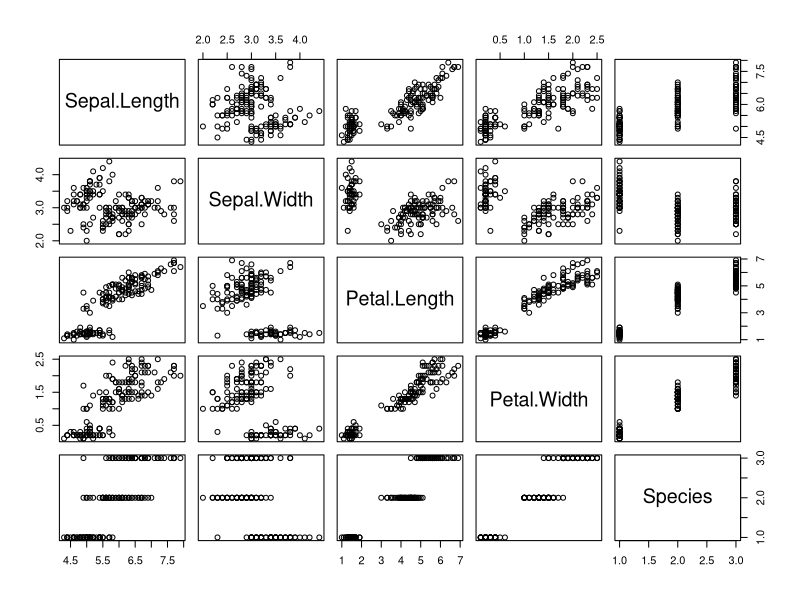
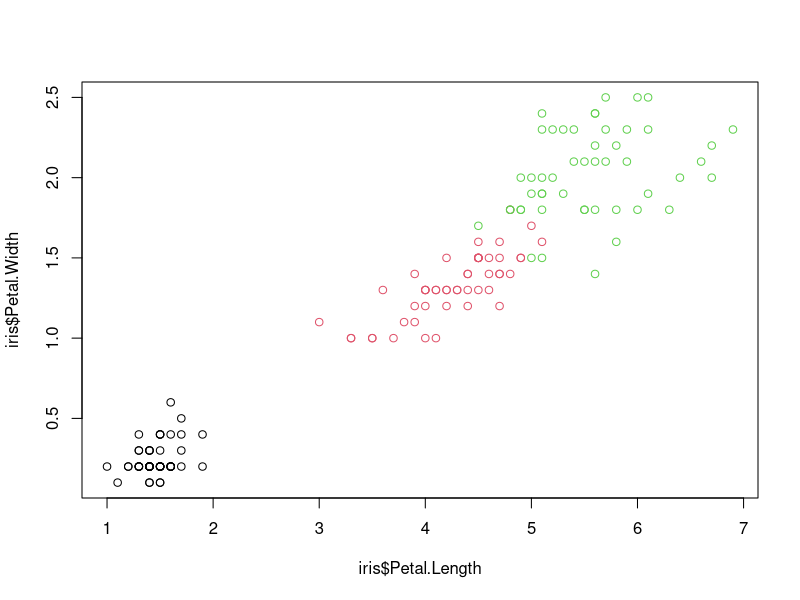

The R script that drew these images, in order:
print('Hello world')
3 + 5
100 / 7.2

library(dplyr)
library(ggplot2)
search()
str(iris)
head(iris, 10)
plot(iris)
plot(iris$Petal.Length, iris$Petal.Width, col=iris$Species)
